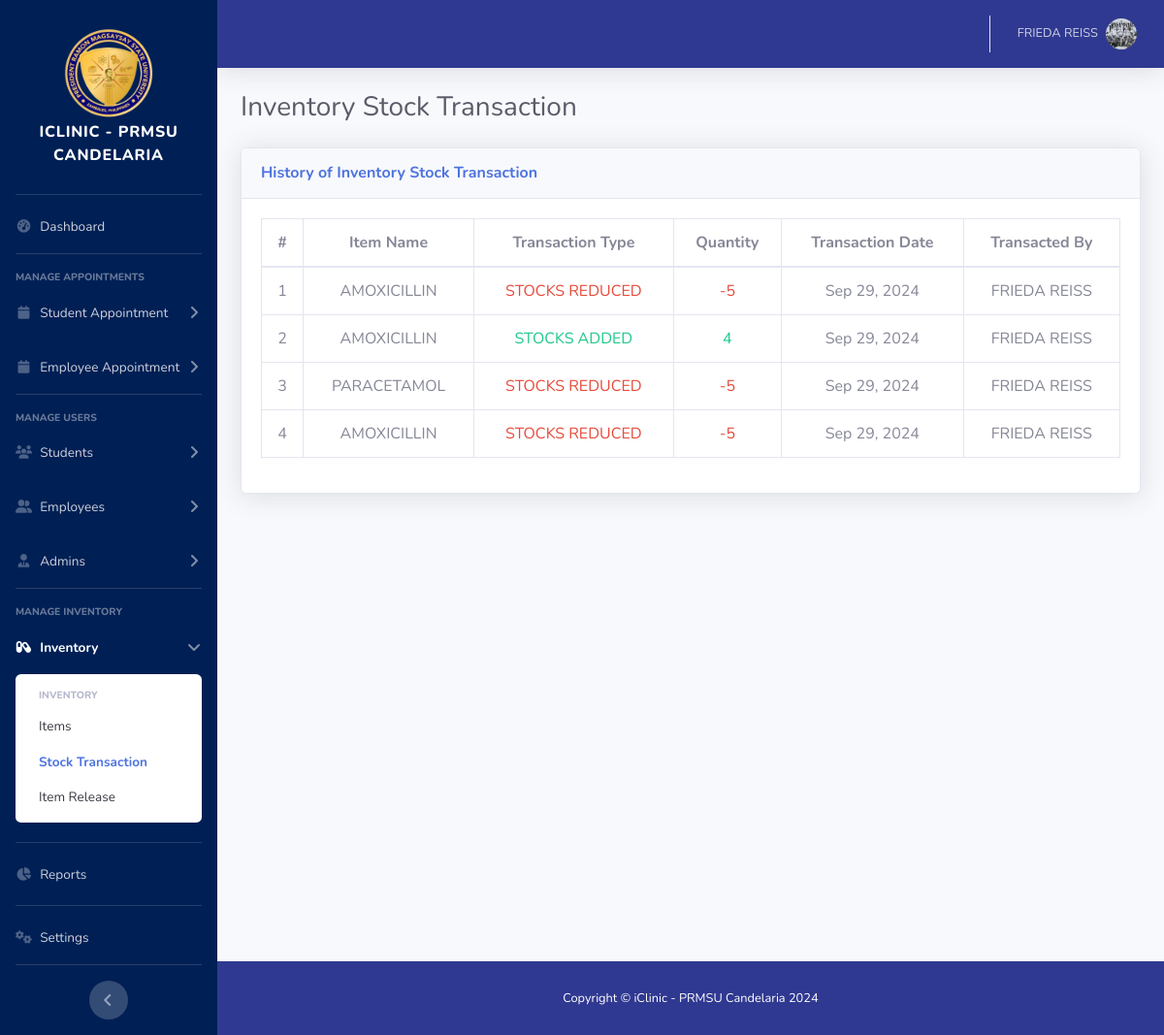
The page /admin/inventory-stock-transactions.php (signed in) on the database as committed earlier.
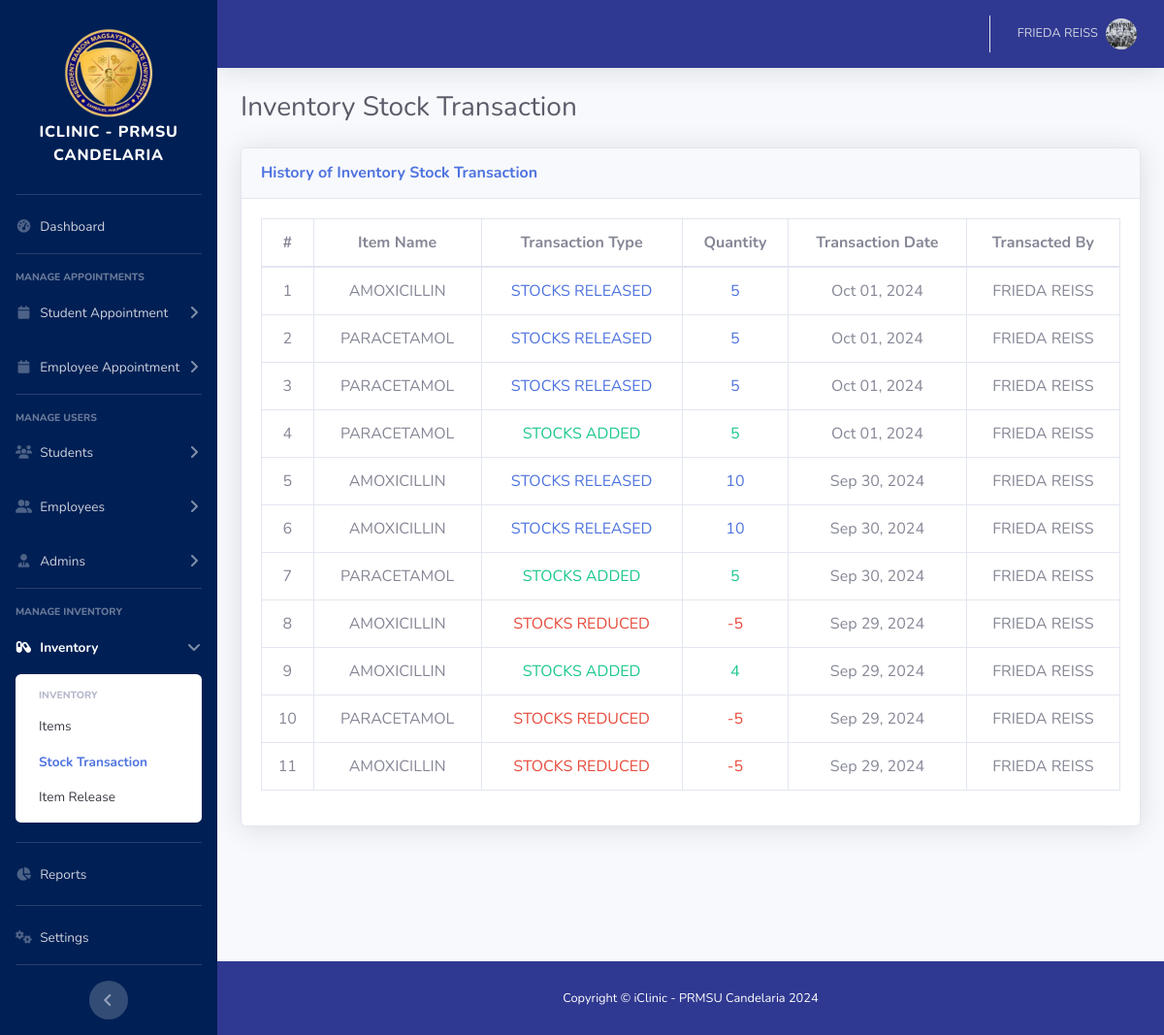
The same page on the database as committed later.
### tables this page shows
CREATE TABLE `stock_transaction_tbl` (
  `transaction_id` int(11) NOT NULL,
  `item_id` int(11) NOT NULL,
  `transaction_type` varchar(20) NOT NULL,
  `quantity` int(11) NOT NULL,
  `transaction_date` datetime NOT NULL,
  `transaction_by` int(11) NOT NULL,
  `remarks` varchar(255) DEFAULT NULL
);

CREATE TABLE `item_tbl` (
  `item_id` int(11) NOT NULL,
  `item_name` varchar(100) NOT NULL,
  `description` varchar(255) NOT NULL,
  `quantity_in_stock` int(11) NOT NULL,
  `unit` varchar(50) NOT NULL,
  `expiry_date` date NOT NULL,
  `added_by` int(11) NOT NULL,
  `deleted` tinyint(1) NOT NULL DEFAULT 0 COMMENT '1 = deleted, 0 = not deleted'
);

### admin/inventory-stock-transactions.php (the view, shortened to what the changed rows need)
<!DOCTYPE html>
<html lang="en">
<?php include './include/head.php'; ?>
<body id="page-top">
    <div id="wrapper">
        <div id="content-wrapper" class="d-flex flex-column">
            <div id="content">
                <div class="container-fluid">
                    <div class="d-sm-flex align-items-center justify-content-between mb-4">
                        <h1 class="h3 mb-0 text-gray-800">Inventory Stock Transaction</h1>
                    </div>
                    <div class="row">
                        <div class="col-xl-12 col-lg-12">
                            <div class="card shadow mb-4">
                                <div class="card-body">
                                    <div class="table-responsive">
                                        <table class="table table-bordered nowrap text-center" id="myTable" width="100%" cellspacing="0">
                                            <thead class="">
                                                <tr>
                                                    <th scope="col">#</th>
                                                    <th scope="col">Item Name</th>
                                                    <th scope="col">Transaction Type</th>
                                                    <th scope="col">Quantity</th>
                                                    <th scope="col">Transaction Date</th>
                                                    <th scope="col">Transacted By</th>
                                                </tr>
                                            </thead>
                                            <tbody>
                                            <?php
                                                require '../db/dbconn.php';
                                                $display_appointments = "
                                                					SELECT it.item_name, stt.transaction_type, stt.quantity, stt.transaction_date, CONCAT(adt.first_name, ' ', adt.last_name) as transactioner_name
                                                                    FROM `stock_transaction_tbl` stt
                                                                    INNER JOIN `item_tbl` it ON it.item_id = stt.item_id
                                                                    INNER JOIN `user_tbl` ut ON ut.user_id = stt.transaction_by
                                                                    INNER JOIN `admin_tbl` adt ON adt.user_id = ut.user_id
                                                                    ORDER BY stt.transaction_date DESC
                                                					";
                                                $sqlQuery = mysqli_query($con, $display_appointments) or die(mysqli_error($con));
                                                $counter = 1;
                                                while($row = mysqli_fetch_array($sqlQuery)){
                                                    $item_name = $row['item_name'];
                                                    $transaction_type = $row['transaction_type'];
                                                    $quantity = $row['quantity'];
                                                    $transaction_date = $row['transaction_date'];
                                                    $transactioner_name = $row['transactioner_name'];
                                                    $formatted_date = date('M d, Y', strtotime($transaction_date));
                                                    if ($transaction_type == "STOCKS REDUCED") {
                                                        $transaction_type_text = "text-danger";
                                                    } elseif ($transaction_type == "STOCKS ADDED") {
                                                        $transaction_type_text = "text-success";
                                                    } elseif ($transaction_type == "STOCKS RELEASED") {
                                                        $transaction_type_text = "text-primary";
                                                    } else{
                                                        $transaction_type_text = "text-secondary";
                                                    }
                                            ?>
                                        <tr>
                                            <td class=""><?php echo $counter; ?></td>
                                            <td class=""><?php echo $item_name; ?></td>
                                            <td class="<?php echo $transaction_type_text; ?>"><?php echo $transaction_type; ?></td>
                                            <td class="<?php echo $transaction_type_text; ?>">
                                                <?php echo $quantity; ?>
                                            </td>
                                            <td class=""><?php echo $formatted_date; ?></td>
                                            <td class=""><?php echo $transactioner_name; ?></td>
                                        </tr>
                                        <?php
                                            $counter++;
                                        }
                                        ?>
                                        </tbody>
                                        </table>
                                    </div>
                                </div>
                            </div>
                        </div>
                    </div>
                </div>
            </div>
        </div>
    </div>
</body>
</html>

Rows that differ between the two databases and show on the page:
added stock_transaction_tbl: item.item_name "AMOXICILLIN", transaction_type "STOCKS RELEASED", quantity "5", transaction_date "Oct 01, 2024", transactioner_name "FRIEDA REISS"
added stock_transaction_tbl: item.item_name "PARACETAMOL", transaction_type "STOCKS RELEASED", quantity "5", transaction_date "Oct 01, 2024", transactioner_name "FRIEDA REISS"
added stock_transaction_tbl: item.item_name "PARACETAMOL", transaction_type "STOCKS RELEASED", quantity "5", transaction_date "Oct 01, 2024", transactioner_name "FRIEDA REISS"
added stock_transaction_tbl: item.item_name "PARACETAMOL", transaction_type "STOCKS ADDED", quantity "5", transaction_date "Oct 01, 2024", transactioner_name "FRIEDA REISS"
added stock_transaction_tbl: item.item_name "AMOXICILLIN", transaction_type "STOCKS RELEASED", quantity "10", transaction_date "Sep 30, 2024", transactioner_name "FRIEDA REISS"
added stock_transaction_tbl: item.item_name "AMOXICILLIN", transaction_type "STOCKS RELEASED", quantity "10", transaction_date "Sep 30, 2024", transactioner_name "FRIEDA REISS"
added stock_transaction_tbl: item.item_name "PARACETAMOL", transaction_type "STOCKS ADDED", quantity "5", transaction_date "Sep 30, 2024", transactioner_name "FRIEDA REISS"
